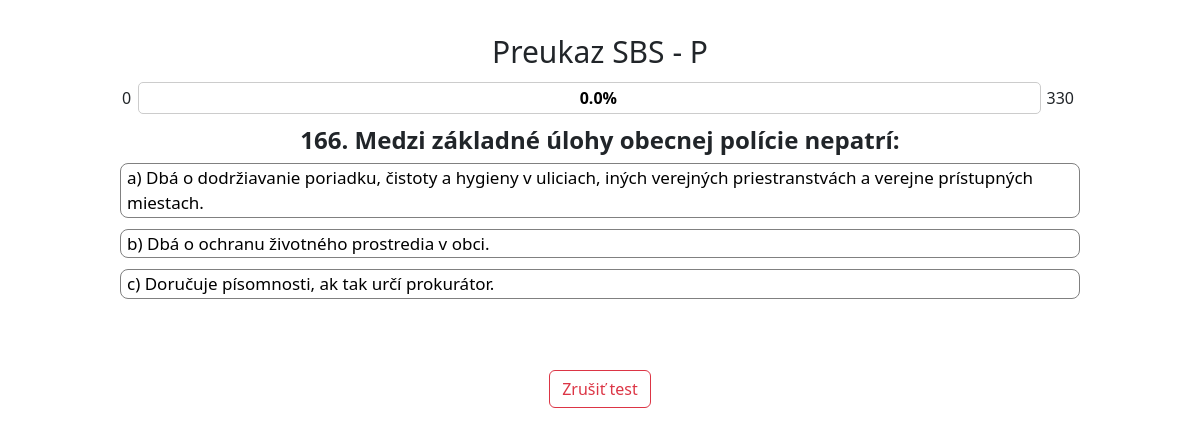
Page /test/ on the committed database.
### viewer/models.py (models this page shows, shortened)
class Question(Model):
    test = ForeignKey(Test, on_delete=CASCADE)
    question_no = IntegerField()
    question_text = CharField(max_length=255)
    answer_a = CharField(max_length=255)
    answer_b = CharField(max_length=255)
    answer_c = CharField(max_length=255)
    correct_answer = CharField(max_length=255)
    picked_answer = CharField(max_length=255, default=None, null=True)

### viewer/views.py (the view)
# urls.py: path('test/', test, name='test'),
def test(request):
    test_obj = Test.objects.first()
    if not test_obj:
        return render(request, 'error.html', {'error': 'Test sa nenašiel.'})
    test_name = 'Preukaz SBS - P'
    remaining_questions = list(Question.objects.filter(test=test_obj))
    current_question = random.choice(remaining_questions) if remaining_questions else None
    all_questions = test_obj.num_of_questions_max
    filled_questions = all_questions - len(remaining_questions)
    context = {
        'test_obj': test_obj,
        'all_questions': all_questions,
        'current_question': current_question,
        'filled_questions': filled_questions,
        'test_name': test_name,
        'user_progress': filled_questions,
        'remaining_questions': len(remaining_questions),
        'done_questions_percent': round((filled_questions / all_questions * 100), 2),
    }
    return render(request, 'test.html', context)

### viewer/templates/test.html (shortened to what this page needs)
{% extends 'base.html' %}
{% load static %}
{% block content %}
    <br>
    <h2 class="test-number-header text-centered">{{ test_name }}</h2>
    <div class="text-centered ">
      <div class="progress-wrapper">
          <div class="numbers-container">
            <span class="start-number">{{ user_progress }}</span>
          </div>
          <div class="progress-container">
            <b class="progress-percentage">{{ done_questions_percent }}%</b>
          </div>
          <div class="numbers-container">
            <span class="end-number">{{ remaining_questions }}</span>
          </div>
      </div>
        <h4 class="test-question-header">{{ current_question.question_no}}. {{ current_question.question_text }}</h4>
        <div class="column-container-test">
            <button id="question-a" class="question-select-button" onclick="checkCorrect('{{ current_question.id }}', 'answer_a')">a) {{ current_question.answer_a }}</button>
            <button id="question-b" class="question-select-button" onclick="checkCorrect('{{ current_question.id }}', 'answer_b')">b) {{ current_question.answer_b }}</button>
            <button id="question-c" class="question-select-button" onclick="checkCorrect('{{ current_question.id }}', 'answer_c')">c) {{ current_question.answer_c }}</button>
        </div>
        <div class="cancel-test-button-container">
            <button class="cancel-test-button btn btn-outline-danger" onclick="cancelTestConfirmation()">Zrušiť test</button>
        </div>
    </div>
{% endblock %}

### viewer/templates/base.html (shortened to what this page needs)
<!DOCTYPE html>
<html>
{% load static %}
<head>
    <link rel="stylesheet" href="{% static 'fontawesome/css/all.css' %}">
    <link href="{% static 'bootstrap.min.css' %}" rel="stylesheet">
    <link rel="stylesheet" type="text/css" href="{% static 'style.css' %}">
</head>
<body>
    {% block content %}{% endblock %}
</body>
</html>

### static/style.css (style rules this page uses)
body { margin: 0 10%; padding: 0px; }
.test-question-header { font-weight: bold; margin-top: 10px; }
.test-number-header { font-size: 30px; margin: 10px; }
.text-centered { text-align: center; }
.column-container-test { display: flex; flex-direction: column; align-items: left; justify-content: space-between; }
.cancel-test-button-container { margin-top: 50px; margin-bottom: 30px; }
.question-select-button { background-color: white; text-align: left; margin-bottom: 11px; border: 1px solid grey; border-radius: 8px; font-size: 17px; transition: 0.2s; }
.progress-wrapper { display: flex; align-items: center; }
.numbers-container { display: flex; }
.start-number { margin: auto; padding: 2px; margin-right: 5px; }
.end-number { margin: auto; padding: 6px; text-align: center; }
.progress-container { flex-grow: 1; border: 1px solid #ccc; border-radius: 5px; overflow: hidden; position: relative; }
.progress-percentage { position: absolute; top: 50%; left: 51%; transform: translate(-50%, -50%); color: black; }

### rows in the picture
Question: question_no "166", question_text "Medzi základné úlohy obecnej polície nepatrí:", answer_a "Dbá o dodržiavanie poriadku, čistoty a hygieny v uliciach, iných verejných priestranstvách a verejne prístupných miestach.", answer_b "Dbá o ochranu životného prostredia v obci.", answer_c "Doručuje písomnosti, ak tak určí prokurátor."

### other values in the picture
{{ test_name }} "Preukaz SBS - P"
{{ user_progress }} "0"
{{ done_questions_percent }} "0.0"
{{ remaining_questions }} "330"
